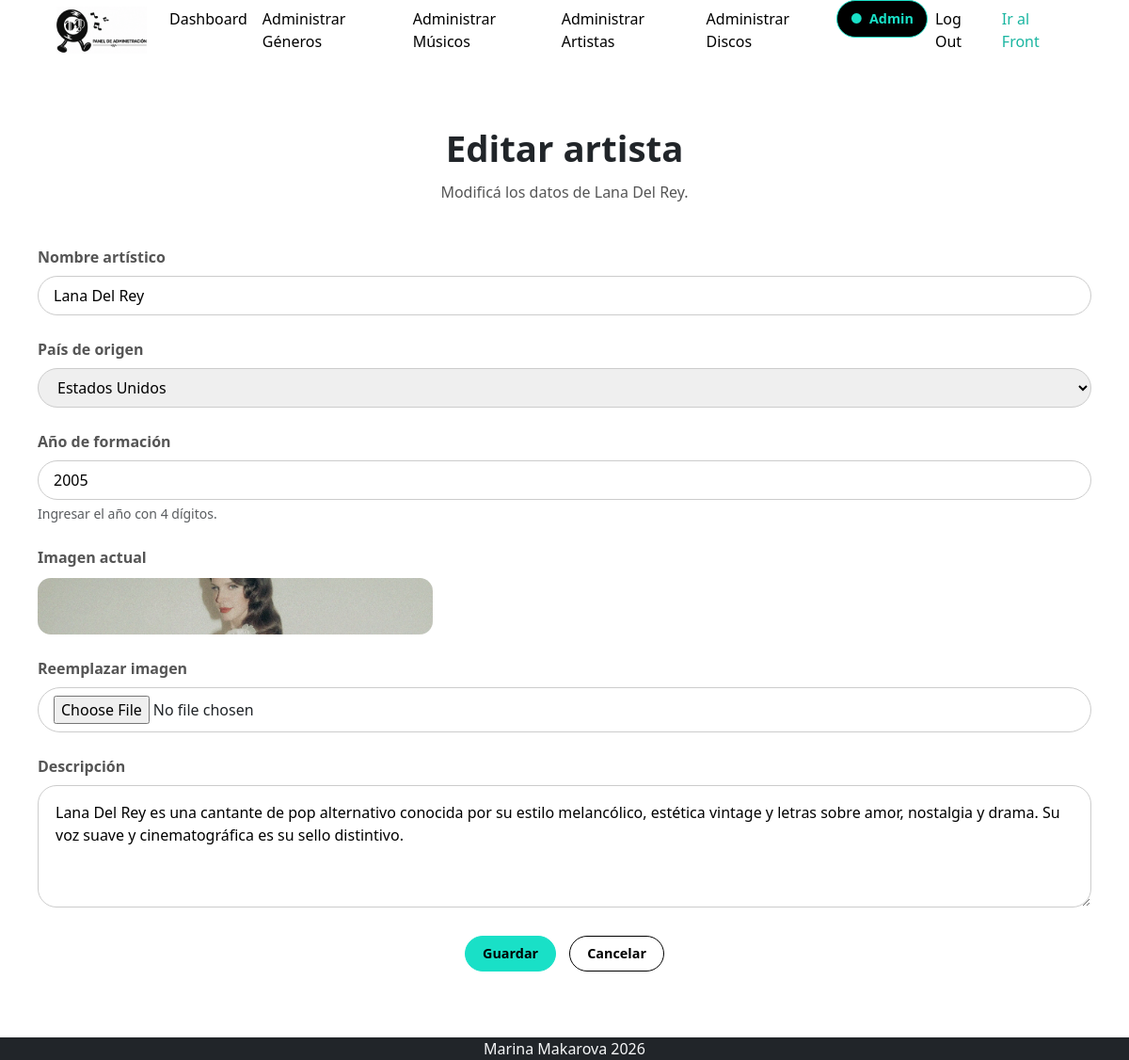
Screenshot of /admin/index.php?sec=edit_artista&id=1 (signed in) with the database file from the repository.
### tables this page shows
CREATE TABLE `artistas` (
  `id` int(10) UNSIGNED NOT NULL,
  `nombre_artistico` varchar(256) NOT NULL,
  `descripcion` text NOT NULL,
  `imagen` varchar(256) NOT NULL,
  `pais_de_origen` enum('Estados Unidos','Reino Unido','Argentina','Italia','España') NOT NULL,
  `ano_de_formacion` year(4) NOT NULL
);

### classes/Artista.php (called while the page is built, shortened)
<?PHP
class Artista
{
    private int $id;
    private string $nombre_artistico;
    private string $descripcion;
    private string $imagen;
    private string $pais_de_origen;
    private int $ano_de_formacion;
    public static function artista_x_id(int $idArtista): ?Artista
    {
        $conexion = Conexion::getConexion();
        $query = "SELECT * FROM artistas WHERE id = ?";
        $PDOStatement = $conexion->prepare($query);
        $PDOStatement->setFetchMode(PDO::FETCH_CLASS, self::class);
        $PDOStatement->execute([$idArtista]);
        $result = $PDOStatement->fetch();
        return $result ?? null;
    }
    public function getId()
    {
        return $this->id;
    }
    public function getNombre_artistico()
    {
        return $this->nombre_artistico;
    }
    public function getDescripcion()
    {
        return $this->descripcion;
    }
    public function getImagen()
    {
        return $this->imagen;
    }
    public function getPais_de_origen()
    {
        return $this->pais_de_origen;
    }
    public function getAno_de_formacion()
    {
        return $this->ano_de_formacion;
    }
}

### admin/views/edit_artista.php (the view, shortened to what this page needs)
<?PHP
$id = $_GET['id'] ?? FALSE;
$artista = Artista::artista_x_id($id);
?>
<section class="admin-page">
    <div class="admin-page-header">
        <h1>Editar artista</h1>
        <p>Modificá los datos de <?= $artista->getNombre_artistico() ?>.</p>
    </div>
    <div class="admin-form-box">
        <form action="actions/edit_artista_acc.php?id=<?= $artista->getId() ?>" method="POST" enctype="multipart/form-data" class="admin-page-form">
            <div class="admin-form-field">
                <label for="nombre_artistico">Nombre artístico</label>
                <input
                    type="text"
                    id="nombre_artistico"
                    name="nombre_artistico"
                    class="admin-input"
                    value="<?= $artista->getNombre_artistico() ?>"
                    required>
            </div>
            <div class="admin-form-field">
                <label for="pais_de_origen">País de origen</label>
                <select id="pais_de_origen" name="pais_de_origen" class="admin-input" required>
                    <option value="Estados Unidos" <?= $artista->getPais_de_origen() == "Estados Unidos" ? "selected" : "" ?>>
                        Estados Unidos
                    </option>
                </select>
            </div>
            <div class="admin-form-field">
                <label for="ano_de_formacion">Año de formación</label>
                <input
                    type="number"
                    id="ano_de_formacion"
                    name="ano_de_formacion"
                    class="admin-input"
                    value="<?= $artista->getAno_de_formacion() ?>"
                    required>
                <div class="form-text">Ingresar el año con 4 dígitos.</div>
            </div>
            <div class="admin-form-field">
                <label>Imagen actual</label>
                <img
                    src="../img/artistas/<?= $artista->getImagen() ?>"
                    alt="Imagen de <?= $artista->getNombre_artistico() ?>"
                    class="admin-form-img">
            </div>
            <div class="admin-form-field">
                <label for="imagen">Reemplazar imagen</label>
                <input
                    type="file"
                    id="imagen"
                    name="imagen"
                    class="admin-input">
            </div>
            <div class="admin-form-field">
                <label for="descripcion">Descripción</label>
                <textarea
                    id="descripcion"
                    name="descripcion"
                    class="admin-input admin-textarea"
                    required><?= $artista->getDescripcion() ?></textarea>
            </div>
            <div class="admin-actions admin-actions-center">
                <button type="submit" class="admin-btn admin-btn-save">
                    Guardar
                </button>
                <a href="index.php?sec=admin_artistas" class="admin-btn admin-btn-cancel">
                    Cancelar
                </a>
            </div>
        </form>
    </div>
</section>

### css/styles.css (style rules this page uses)
html, body { height: 100%; }
body { min-height: 100vh; display: flex; flex-direction: column; }
.admin-page { padding: 70px 40px; }
.admin-page-header { text-align: center; margin-bottom: 45px; }
.admin-page-header h1 { font-size: 2.4rem; font-weight: 800; margin-bottom: 12px; }
.admin-page-header p { color: #555; margin: 0; }
.admin-page-form { display: flex; flex-direction: column; gap: 24px; }
.admin-form-img { width: 100%; max-width: 420px; height: auto; max-height: 180px; object-fit: contain; object-position: center; border-radius: 14px; display: block; margin-top: 10px; }
.admin-actions { display: flex; justify-content: flex-end; gap: 10px; }
.admin-btn { text-decoration: none; border-radius: 999px; padding: 7px 18px; font-weight: 800; font-size: 0.9rem; display: inline-block; transition: all 0.2s ease; }
.admin-actions-center { justify-content: center; align-items: center; gap: 14px; }
.admin-btn-cancel { color: #000; border: 1px solid #000; background-color: transparent; }
.admin-form-field { flex: 1; }
.admin-form-field label { display: block; font-weight: 800; margin-bottom: 8px; color: #555; }
.admin-input { width: 100%; border: 1px solid #ccc; border-radius: 999px; padding: 8px 16px; outline: none; }
.admin-btn-save { color: #000; border: 1px solid #19e0c7; background-color: #19e0c7; }
.admin-textarea { min-height: 130px; border-radius: 20px; resize: vertical; padding: 16px 18px; line-height: 1.5; }

### rows the page displays
artistas: nombre_artistico "Lana Del Rey", pais_de_origen "Estados Unidos", ano_de_formacion "2005", imagen (picture), descripcion "Lana Del Rey es una cantante de pop alternativo conocida por su estilo melancólico, estética vintage y letras sobre amor, nostalgia y drama. Su voz suave y cinematográfica es su sello distintivo."

### other values shown
$_SESSION['loggedIn']['nombre_completo'] "Admin"
